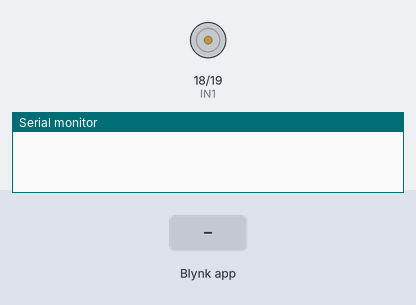
Simulated run of this sketch. Board: ESP32. Parts: motor-driver pin pairs drawn as motors (green arrow = first pin HIGH = forward, orange = second pin HIGH = backward, longer = more drive, scaled by the enable pin), the last lines printed to the serial monitor. The test bench sets the inputs (shaded band). WiFi joins after 1.5 s; servers stay silent unless stated.

Above: at 3.0 s.
3.1 s: Blynk app writes 1 to V0
4.6 s: Blynk app writes 1 to V1
At 5.5 s:
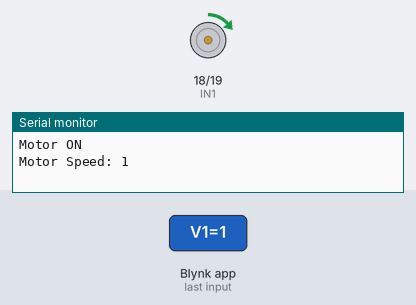
6.1 s: Blynk app writes 0 to V0
At 6.7 s:
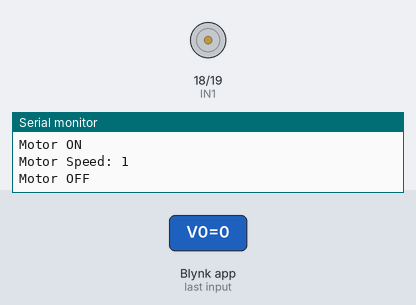
7.6 s: Blynk app writes 200 to V1
9.1 s: Blynk app writes 1 to V0
At 10.2 s:
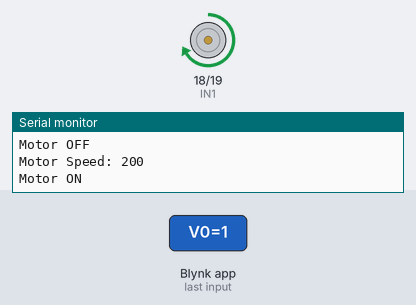
10.6 s: Blynk app writes 200 to V0
At 11.3 s:
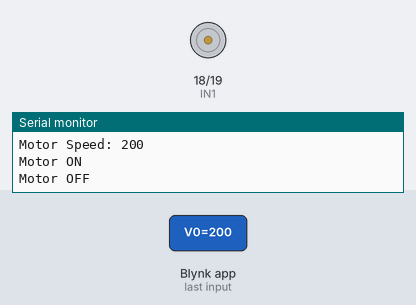
Timing chart, 0 to 13.1 s (numbered marks = the images above; inputs shaded):
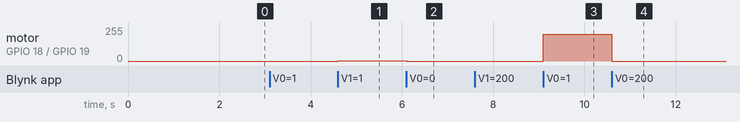

The sketch:

mdc.ino
```cpp
#define BLYNK_PRINT Serial
#include <WiFi.h>
#include <BlynkSimpleEsp32.h>

char auth[] = "YOUR_BLYNK_AUTH_TOKEN";  // Replace with your Blynk auth token
char ssid[] = "YOUR_WIFI_SSID";         // Replace with your Wi-Fi SSID
char pass[] = "YOUR_WIFI_PASSWORD";     // Replace with your Wi-Fi password

#define ENA 5    // Motor Speed (PWM)
#define IN1 18   // Motor Direction
#define IN2 19   // Motor Direction

void setup() {
    Serial.begin(115200);
    Blynk.begin(auth, ssid, pass);

    pinMode(ENA, OUTPUT);
    pinMode(IN1, OUTPUT);
    pinMode(IN2, OUTPUT);
}

BLYNK_WRITE(V0) {  // Button for Motor ON/OFF
    int motorState = param.asInt();
    if (motorState == 1) {
        digitalWrite(IN1, HIGH);
        digitalWrite(IN2, LOW);
        Serial.println("Motor ON");
    } else {
        digitalWrite(IN1, LOW);
        digitalWrite(IN2, LOW);
        Serial.println("Motor OFF");
    }
}

BLYNK_WRITE(V1) {  // Slider for Speed Control
    int speedValue = param.asInt();
    analogWrite(ENA, speedValue);
    Serial.print("Motor Speed: ");
    Serial.println(speedValue);
}

void loop() {
    Blynk.run();
}
```

Measured:
- after the input at 4.6 s, motor on GPIO 18 (IN1) / GPIO 19 (IN2): stopped → forward 1/255 at once
- after the input at 6.1 s, motor on GPIO 18 (IN1) / GPIO 19 (IN2): forward 1/255 → stopped at once
- after the input at 9.1 s, motor on GPIO 18 (IN1) / GPIO 19 (IN2): stopped → forward 200/255 at once
- after the input at 10.6 s, motor on GPIO 18 (IN1) / GPIO 19 (IN2): forward 200/255 → stopped at once
